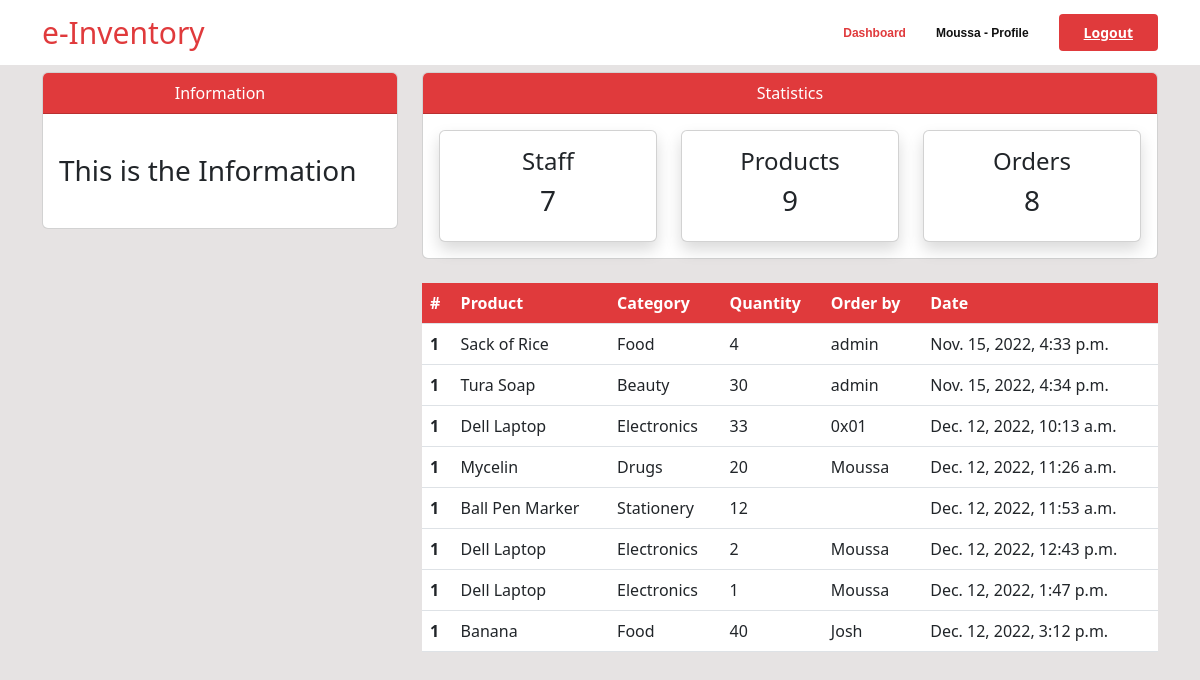
Page /order/ (signed in) on the committed database.
### user/models.py (models this page shows)
class Profile(models.Model):
    staff = models.OneToOneField(User, on_delete=models.CASCADE, null=True)
    address = models.CharField(max_length=200, null=True)
    phone = models.CharField(max_length=20, null=True)
    image = models.ImageField(default='avatar.jpg', upload_to='media_images')
    def __str__ (self):
        return f'{self.staff.username} - Profile'

### dashboard/models.py (models this page shows, shortened)
class Order(models.Model):
    product = models.ForeignKey(Product, on_delete=models.CASCADE)
    staff = models.ForeignKey(User, on_delete=models.CASCADE, null=True)
    order_quantity = models.PositiveBigIntegerField(null=True)
    date = models.DateTimeField(auto_now_add=True)
    class Meta:
        verbose_name_plural = 'Order'

class Product(models.Model):
    name = models.CharField(max_length=100, null=True)
    category = models.CharField(max_length=20, choices=CATEGORY, null=True)
    quantity = models.PositiveBigIntegerField(null=True)
    class Meta:
        verbose_name_plural = 'Product'

### dashboard/views.py (the view)
# urls.py: path('order/', views.order, name='dashboard-order'),
@login_required
def order(request):
    orders = Order.objects.all()
    order_count = orders.count()
    worker_count = User.objects.all().count()     # display dynamically the numbers of registered staffs in /orders
    product_count = Product.objects.all().count()   # display dynamically the numbers of products in /orders
    context = {
        'orders': orders,
        'order_count': order_count,
        'worker_count': worker_count,
        'product_count': product_count,
    }
    return render(request, 'dashboard/order.html', context)

### templates/dashboard/order.html (shortened to what this page needs)
{% extends 'dashboard/base.html' %}
{% block content %}
{% include 'dashboard/topnav.html' %}
<div class="container">
    <div class="row my-4">
        <div class="col-md-4">
        </div>
        <div class="col-md-8">
            <table class="table bg-white">
                <thead class="thead">
                    <tr class="text-white">
                        <th scope="col">#</th>
                        <th scope="col">Product</th>
                        <th scope="col">Category</th>
                        <th scope="col">Quantity</th>
                        <th scope="col">Order by</th>
                        <th scope="col">Date</th>
                    </tr>
                </thead>
                <tbody>
                    {% for order in orders %}
                    <tr>
                        <th scope="row">1</th>
                        <td>{{order.product.name}}</td>
                        <td>{{order.product.category}}</td>
                        <td>{{order.order_quantity}}</td>
                        <td>{{order.staff.username}}</td>
                        <td>{{order.date}}</td>
                    </tr>
                    {% endfor %}
                </tbody>
            </table>
        </div>
    </div>
</div>
{% endblock %}

### templates/dashboard/navbar.html (shortened to what this page needs)
<header id="header" class="fixed-top d-flex align-items-center">
  {% if user.is_authenticated %}
  <div class="container d-flex align-items-center">
      <a href="{% url 'dashboard-index' %}" class="logo me-auto" style="text-decoration: none; font-size: 30px; color: #e03a3c" >e-Inventory</a>
      <nav id="navbar" class="navbar order-last order-lg-0">
        <ul>
          <li><a class="nav-link active" href="{% url 'dashboard-index' %}">Dashboard</a></li>
          <li><a class="nav-link" href="{% url 'user-profile' %}">{{user.profile}}</a></li>
        </ul>
      </nav>
      <a href="{% url 'user-logout' %}" class="get-started-btn">Logout</a>
      {% endif %}
    </div>
  </header>

### static/style.css (style rules this page uses)
body { background: rgb(230, 227, 227); }
#header { background: #fff; transition: all 0.5s; z-index: 997; padding: 10px 0; }
.get-started-btn { margin-left: 30px; background: #e03a3c; color: #fff; border-radius: 4px; padding: 8px 25px; white-space: nowrap; transition: 0.3s; font-size: 14px; font-weight: 600; display: inline-block; }
.navbar { padding: 0; }
.navbar ul { margin: 0; padding: 0; display: flex; list-style: none; align-items: center; }
.navbar li { position: relative; }
.navbar a { display: flex; align-items: center; justify-content: space-between; padding: 10px 0 10px 30px; font-family: "Raleway", sans-serif; font-size: 12px; font-weight: 600; color: #111111; white-space: nowrap; transition: 0.3s; }
.navbar a:hover, .navbar .active, .navbar li:hover > a { color: #e03a3c; }
.thead { background-color: #e03a3c; }

### rows in the picture
Order: product.name "Sack of Rice", product.category "Food", order_quantity "4", staff.username "admin", date "Nov. 15, 2022, 4:33 p.m."
Order: product.name "Tura Soap", product.category "Beauty", order_quantity "30", staff.username "admin", date "Nov. 15, 2022, 4:34 p.m."
Order: product.name "Dell Laptop", product.category "Electronics", order_quantity "33", staff.username "0x01", date "Dec. 12, 2022, 10:13 a.m."
Order: product.name "Mycelin", product.category "Drugs", order_quantity "20", staff.username "Moussa", date "Dec. 12, 2022, 11:26 a.m."
Order: product.name "Ball Pen Marker", product.category "Stationery", order_quantity "12", date "Dec. 12, 2022, 11:53 a.m."
Order: product.name "Dell Laptop", product.category "Electronics", order_quantity "2", staff.username "Moussa", date "Dec. 12, 2022, 12:43 p.m."
Order: product.name "Dell Laptop", product.category "Electronics", order_quantity "1", staff.username "Moussa", date "Dec. 12, 2022, 1:47 p.m."
Order: product.name "Banana", product.category "Food", order_quantity "40", staff.username "Josh", date "Dec. 12, 2022, 3:12 p.m."

### other values in the picture
{{ user.profile }} "Moussa - Profile"
{{ worker_count }} "7"
{{ product_count }} "9"
{{ order_count }} "8"
